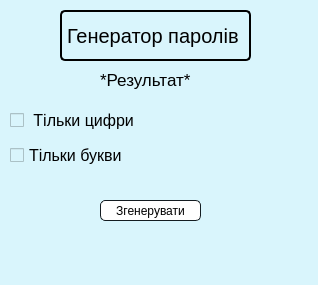
<?xml version="1.0" encoding="UTF-8"?>
<ui version="4.0">
 <class>MainWindow</class>
 <widget class="QMainWindow" name="MainWindow">
  <property name="geometry">
   <rect>
    <x>0</x>
    <y>0</y>
    <width>318</width>
    <height>285</height>
   </rect>
  </property>
  <property name="windowTitle">
   <string>MainWindow</string>
  </property>
  <property name="styleSheet">
   <string notr="true">background-color: #D9F5FC
</string>
  </property>
  <widget class="QWidget" name="centralwidget">
   <widget class="QCheckBox" name="only_num">
    <property name="geometry">
     <rect>
      <x>10</x>
      <y>110</y>
      <width>131</width>
      <height>21</height>
     </rect>
    </property>
    <property name="font">
     <font>
      <pointsize>12</pointsize>
     </font>
    </property>
    <property name="text">
     <string> Тільки цифри</string>
    </property>
   </widget>
   <widget class="QCheckBox" name="only_liters">
    <property name="geometry">
     <rect>
      <x>10</x>
      <y>140</y>
      <width>121</width>
      <height>31</height>
     </rect>
    </property>
    <property name="font">
     <font>
      <pointsize>12</pointsize>
     </font>
    </property>
    <property name="text">
     <string>Тільки букви</string>
    </property>
   </widget>
   <widget class="QLabel" name="gen_password">
    <property name="geometry">
     <rect>
      <x>60</x>
      <y>10</y>
      <width>191</width>
      <height>51</height>
     </rect>
    </property>
    <property name="font">
     <font>
      <pointsize>15</pointsize>
     </font>
    </property>
    <property name="styleSheet">
     <string notr="true">border-radius: 5px;
border: 2px solid black
</string>
    </property>
    <property name="text">
     <string>Генератор паролів</string>
    </property>
   </widget>
   <widget class="QLabel" name="results">
    <property name="geometry">
     <rect>
      <x>100</x>
      <y>70</y>
      <width>101</width>
      <height>20</height>
     </rect>
    </property>
    <property name="font">
     <font>
      <pointsize>13</pointsize>
     </font>
    </property>
    <property name="text">
     <string>*Результат*</string>
    </property>
   </widget>
   <widget class="QPushButton" name="generate">
    <property name="geometry">
     <rect>
      <x>100</x>
      <y>200</y>
      <width>101</width>
      <height>21</height>
     </rect>
    </property>
    <property name="styleSheet">
     <string notr="true">border-radius: 5px;
background: #ffffff;
border: 1px solid #141c21</string>
    </property>
    <property name="text">
     <string>Згенерувати</string>
    </property>
   </widget>
  </widget>
  <widget class="QMenuBar" name="menubar">
   <property name="geometry">
    <rect>
     <x>0</x>
     <y>0</y>
     <width>318</width>
     <height>21</height>
    </rect>
   </property>
  </widget>
  <widget class="QStatusBar" name="statusbar"/>
 </widget>
 <resources/>
 <connections/>
</ui>
